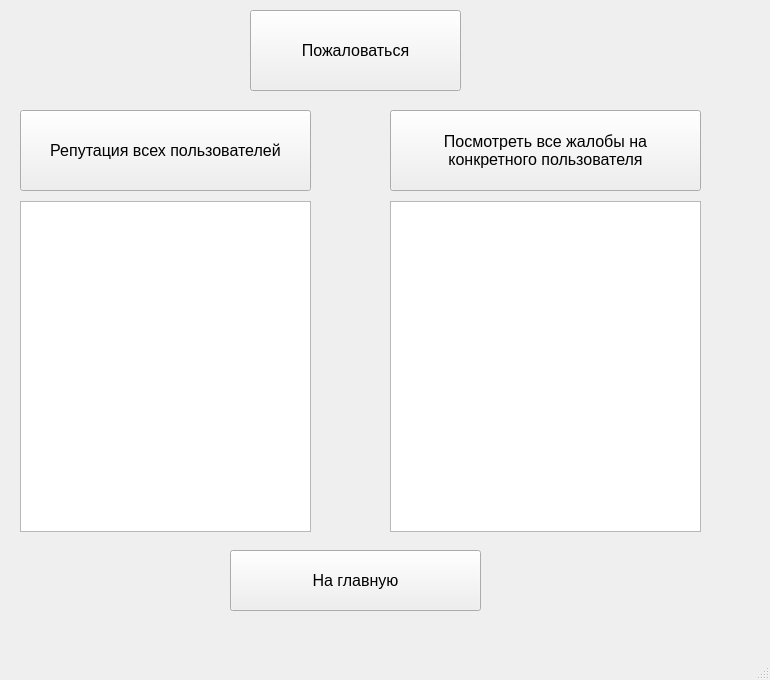
<?xml version="1.0" encoding="UTF-8"?>
<ui version="4.0">
 <class>MainWindow</class>
 <widget class="QMainWindow" name="MainWindow">
  <property name="geometry">
   <rect>
    <x>0</x>
    <y>0</y>
    <width>770</width>
    <height>680</height>
   </rect>
  </property>
  <property name="windowTitle">
   <string>MainWindow</string>
  </property>
  <widget class="QWidget" name="centralwidget">
   <widget class="QPushButton" name="btn_complain">
    <property name="geometry">
     <rect>
      <x>250</x>
      <y>10</y>
      <width>211</width>
      <height>81</height>
     </rect>
    </property>
    <property name="font">
     <font>
      <family>Arial</family>
      <pointsize>12</pointsize>
     </font>
    </property>
    <property name="text">
     <string>Пожаловаться</string>
    </property>
   </widget>
   <widget class="QPushButton" name="btn_reputation">
    <property name="geometry">
     <rect>
      <x>20</x>
      <y>110</y>
      <width>291</width>
      <height>81</height>
     </rect>
    </property>
    <property name="font">
     <font>
      <family>Arial</family>
      <pointsize>12</pointsize>
     </font>
    </property>
    <property name="text">
     <string>Репутация всех пользователей</string>
    </property>
   </widget>
   <widget class="QListWidget" name="list_reputation">
    <property name="geometry">
     <rect>
      <x>20</x>
      <y>201</y>
      <width>291</width>
      <height>331</height>
     </rect>
    </property>
   </widget>
   <widget class="QPushButton" name="btn_allComplaintsForUser">
    <property name="geometry">
     <rect>
      <x>390</x>
      <y>110</y>
      <width>311</width>
      <height>81</height>
     </rect>
    </property>
    <property name="font">
     <font>
      <family>Arial</family>
      <pointsize>12</pointsize>
     </font>
    </property>
    <property name="text">
     <string>Посмотреть все жалобы на 
конкретного пользователя</string>
    </property>
   </widget>
   <widget class="QListWidget" name="list_allComplaintsForUser">
    <property name="geometry">
     <rect>
      <x>390</x>
      <y>201</y>
      <width>311</width>
      <height>331</height>
     </rect>
    </property>
   </widget>
   <widget class="QPushButton" name="btn_toMain">
    <property name="geometry">
     <rect>
      <x>230</x>
      <y>550</y>
      <width>251</width>
      <height>61</height>
     </rect>
    </property>
    <property name="font">
     <font>
      <family>Arial</family>
      <pointsize>12</pointsize>
     </font>
    </property>
    <property name="text">
     <string>На главную</string>
    </property>
   </widget>
  </widget>
  <widget class="QMenuBar" name="menubar">
   <property name="geometry">
    <rect>
     <x>0</x>
     <y>0</y>
     <width>770</width>
     <height>25</height>
    </rect>
   </property>
  </widget>
  <widget class="QStatusBar" name="statusbar"/>
 </widget>
 <resources/>
 <connections/>
</ui>
